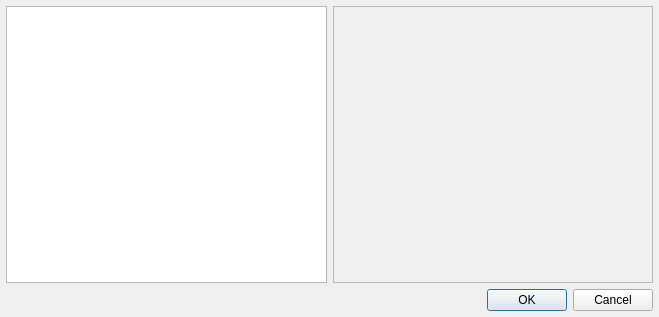
<?xml version="1.0" encoding="UTF-8"?>
<ui version="4.0">
 <class>BoardSelectorDialog</class>
 <widget class="QDialog" name="BoardSelectorDialog">
  <property name="geometry">
   <rect>
    <x>0</x>
    <y>0</y>
    <width>659</width>
    <height>317</height>
   </rect>
  </property>
  <property name="windowTitle">
   <string>Board Selection</string>
  </property>
  <layout class="QVBoxLayout" name="verticalLayout">
   <property name="spacing">
    <number>6</number>
   </property>
   <property name="margin">
    <number>6</number>
   </property>
   <item>
    <layout class="QHBoxLayout" name="horizontalLayout">
     <property name="spacing">
      <number>6</number>
     </property>
     <property name="topMargin">
      <number>0</number>
     </property>
     <item>
      <widget class="QListView" name="boards">
       <property name="editTriggers">
        <set>QAbstractItemView::NoEditTriggers</set>
       </property>
       <property name="showDropIndicator" stdset="0">
        <bool>false</bool>
       </property>
       <property name="selectionBehavior">
        <enum>QAbstractItemView::SelectRows</enum>
       </property>
       <property name="iconSize">
        <size>
         <width>64</width>
         <height>64</height>
        </size>
       </property>
       <property name="resizeMode">
        <enum>QListView::Fixed</enum>
       </property>
       <property name="gridSize">
        <size>
         <width>80</width>
         <height>80</height>
        </size>
       </property>
       <property name="viewMode">
        <enum>QListView::IconMode</enum>
       </property>
       <property name="uniformItemSizes">
        <bool>true</bool>
       </property>
      </widget>
     </item>
     <item>
      <widget class="ScalingGraphicsView" name="preview">
       <property name="sizeIncrement">
        <size>
         <width>1</width>
         <height>1</height>
        </size>
       </property>
       <property name="baseSize">
        <size>
         <width>128</width>
         <height>128</height>
        </size>
       </property>
       <property name="palette">
        <palette>
         <active>
          <colorrole role="Base">
           <brush brushstyle="SolidPattern">
            <color alpha="0">
             <red>255</red>
             <green>255</green>
             <blue>255</blue>
            </color>
           </brush>
          </colorrole>
         </active>
         <inactive>
          <colorrole role="Base">
           <brush brushstyle="SolidPattern">
            <color alpha="0">
             <red>255</red>
             <green>255</green>
             <blue>255</blue>
            </color>
           </brush>
          </colorrole>
         </inactive>
         <disabled>
          <colorrole role="Base">
           <brush brushstyle="SolidPattern">
            <color alpha="255">
             <red>212</red>
             <green>208</green>
             <blue>200</blue>
            </color>
           </brush>
          </colorrole>
         </disabled>
        </palette>
       </property>
      </widget>
     </item>
    </layout>
   </item>
   <item>
    <widget class="QDialogButtonBox" name="buttonBox">
     <property name="orientation">
      <enum>Qt::Horizontal</enum>
     </property>
     <property name="standardButtons">
      <set>QDialogButtonBox::Cancel|QDialogButtonBox::Ok</set>
     </property>
    </widget>
   </item>
  </layout>
 </widget>
 <customwidgets>
  <customwidget>
   <class>ScalingGraphicsView</class>
   <extends>QGraphicsView</extends>
   <header>scaling_graphics_view.hpp</header>
  </customwidget>
 </customwidgets>
 <resources/>
 <connections>
  <connection>
   <sender>buttonBox</sender>
   <signal>accepted()</signal>
   <receiver>BoardSelectorDialog</receiver>
   <slot>accept()</slot>
   <hints>
    <hint type="sourcelabel">
     <x>248</x>
     <y>254</y>
    </hint>
    <hint type="destinationlabel">
     <x>157</x>
     <y>274</y>
    </hint>
   </hints>
  </connection>
  <connection>
   <sender>buttonBox</sender>
   <signal>rejected()</signal>
   <receiver>BoardSelectorDialog</receiver>
   <slot>reject()</slot>
   <hints>
    <hint type="sourcelabel">
     <x>316</x>
     <y>260</y>
    </hint>
    <hint type="destinationlabel">
     <x>286</x>
     <y>274</y>
    </hint>
   </hints>
  </connection>
 </connections>
</ui>
